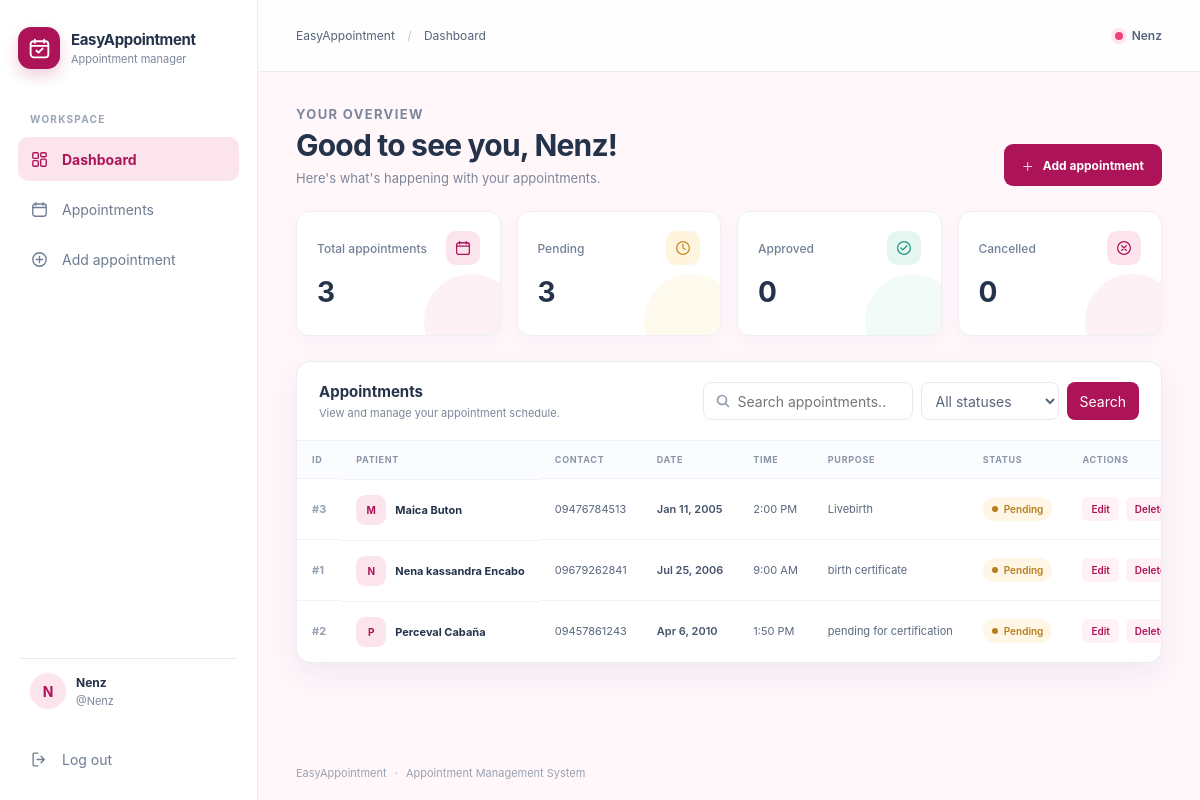
The app's page / (signed in) with its own data.
### my_app/models.py (models this page shows, shortened)
class Appointment(models.Model):
    appointment_id = models.AutoField(primary_key=True)
    patient_name = models.CharField(max_length=100)
    contact_number = models.CharField(max_length=20)
    appointment_date = models.DateField()
    appointment_time = models.TimeField()
    purpose = models.CharField(max_length=255)
    STATUS_CHOICES = [
        ('Pending', 'Pending'),
        ('Confirmed', 'Confirmed'),
        ('Completed', 'Completed'),
        ('Cancelled', 'Cancelled'),
    ]
    status = models.CharField(
        max_length=20,
        choices=STATUS_CHOICES,
        default='Pending'
    )

### my_app/views.py (the view, shortened to what this page needs)
# urls.py: path('', views.appointment_list, name='appointment_list'),
@login_required
def appointment_list(request: HttpRequest) -> HttpResponse:
    all_appointments = Appointment.objects.all()
    status_counts = all_appointments.aggregate(
        total=Count('appointment_id'),
        pending=Count('appointment_id', filter=Q(status='Pending')),
        approved=Count('appointment_id', filter=Q(status='Confirmed')),
        cancelled=Count('appointment_id', filter=Q(status='Cancelled')),
    )
    appointments = all_appointments
    query = request.GET.get('q', '').strip()
    status = request.GET.get('status', '')
    valid_statuses = {value for value, _label in Appointment.STATUS_CHOICES}
    if status in valid_statuses:
        appointments = appointments.filter(status=status)
    return render(request, 'dashboard.html', {
        'appointments': appointments.order_by('appointment_date', 'appointment_time'),
        'status_choices': Appointment.STATUS_CHOICES,
        'search_query': query,
        'selected_status': status,
        **status_counts,
    })

### templates/dashboard.html (shortened to what this page needs)
{% extends "base.html" %}
{% block breadcrumb %}Dashboard{% endblock %}
{% block content %}
<section aria-labelledby="dashboard-title">
    <div class="page-heading">
        <div>
            <p class="eyebrow">YOUR OVERVIEW</p>
            <h1 id="dashboard-title">Good to see you, {{ user.first_name|default:user.username }}!</h1>
            <p>Here's what's happening with your appointments.</p>
        </div>
        <a class="button button-primary" href="{% url 'appointment_create' %}"><span aria-hidden="true">＋</span> Add appointment</a>
    </div>
    <div class="stats-grid" aria-label="Appointment summary">
        <article class="stat-card stat-total">
            <div class="stat-top"><span class="stat-label">Total appointments</span><span class="stat-icon" aria-hidden="true"><svg viewBox="0 0 24 24"><rect x="3.5" y="5" width="17" height="15.5" rx="3"/><path d="M7.5 3.5v3M16.5 3.5v3M4 9.5h16"/></svg></span></div>
            <strong class="stat-value">{{ total|default:0 }}</strong>
        </article>
        <article class="stat-card stat-pending">
            <div class="stat-top"><span class="stat-label">Pending</span><span class="stat-icon" aria-hidden="true"><svg viewBox="0 0 24 24"><circle cx="12" cy="12" r="8.5"/><path d="M12 7v5l3 2"/></svg></span></div>
            <strong class="stat-value">{{ pending|default:0 }}</strong>
        </article>
        <article class="stat-card stat-approved">
            <div class="stat-top"><span class="stat-label">Approved</span><span class="stat-icon" aria-hidden="true"><svg viewBox="0 0 24 24"><circle cx="12" cy="12" r="8.5"/><path d="m8 12 2.5 2.5L16 9"/></svg></span></div>
            <strong class="stat-value">{{ approved|default:0 }}</strong>
        </article>
        <article class="stat-card stat-cancelled">
            <div class="stat-top"><span class="stat-label">Cancelled</span><span class="stat-icon" aria-hidden="true"><svg viewBox="0 0 24 24"><circle cx="12" cy="12" r="8.5"/><path d="m9 9 6 6m0-6-6 6"/></svg></span></div>
            <strong class="stat-value">{{ cancelled|default:0 }}</strong>
        </article>
    </div>
    <section class="table-card" id="appointments" aria-labelledby="appointments-title">
        <div class="table-heading">
            <div>
                <h2 id="appointments-title">Appointments</h2>
                <p>View and manage your appointment schedule.</p>
            </div>
            <form method="get" action="{% url 'appointment_list' %}" class="filter-form" role="search">
                <input class="search-field" id="appointment-search" type="search" name="q" placeholder="Search appointments..." value="{{ search_query }}">
                <select class="filter-select" id="status-filter" name="status">
                    <option value="">All statuses</option>
                </select>
                <button class="filter-button" type="submit">Search</button>
            </form>
        </div>
        <div class="table-wrap">
            <table class="appointment-table">
                <thead>
                    <tr>
                        <th scope="col">ID</th>
                        <th scope="col">PATIENT</th>
                        <th scope="col">CONTACT</th>
                        <th scope="col">DATE</th>
                        <th scope="col">TIME</th>
                        <th scope="col">PURPOSE</th>
                        <th scope="col">STATUS</th>
                        <th scope="col">ACTIONS</th>
                    </tr>
                </thead>
                <tbody>
                    {% for appointment in appointments %}
                    <tr>
                        <td class="id-cell">#{{ appointment.pk }}</td>
                        <td class="patient-cell"><span class="patient-avatar">{{ appointment.patient_name|first|upper }}</span>{{ appointment.patient_name }}</td>
                        <td>{{ appointment.contact_number }}</td>
                        <td><span class="date-main">{{ appointment.appointment_date|date:"M j, Y" }}</span></td>
                        <td>{{ appointment.appointment_time|time:"g:i A" }}</td>
                        <td>{{ appointment.purpose }}</td>
                        <td><span class="status-badge status-{{ appointment.status|lower }}">{% if appointment.status == 'Confirmed' %}Approved{% else %}{{ appointment.get_status_display }}{% endif %}</span></td>
                        <td>
                            <div class="actions-cell">
                                <a class="action-link" href="{% url 'appointment_update' id=appointment.pk %}" aria-label="Edit appointment #{{ appointment.pk }}">Edit</a>
                                <a class="action-link danger" href="{% url 'appointment_delete' id=appointment.pk %}" aria-label="Delete appointment #{{ appointment.pk }}">Delete</a>
                            </div>
                        </td>
                    </tr>
                    {% endfor %}
                </tbody>
            </table>
        </div>
    </section>
</section>
{% endblock %}

### templates/base.html (shortened to what this page needs)
{% load static %}
<!doctype html>
<html lang="en">
<head>
    <link rel="stylesheet" href="{% static 'css/style.css' %}">
</head>
<body class="{% if user.is_authenticated %}app-page{% else %}auth-page{% endif %}">
    {% if user.is_authenticated %}
    <div class="app-shell">
        <aside class="sidebar" id="sidebar">
            <a class="brand" href="{% url 'appointment_list' %}">
                <span class="brand-mark" aria-hidden="true">
                </span>
                <span class="brand-copy"><strong>EasyAppointment</strong><small>Appointment manager</small></span>
            </a>
            <div class="nav-caption">WORKSPACE</div>
            <nav class="side-nav" aria-label="Main navigation">
                <a class="nav-link {% if request.resolver_match.url_name == 'appointment_list' %}active{% endif %}" href="{% url 'appointment_list' %}">
                    <svg viewBox="0 0 24 24" aria-hidden="true"><rect x="3.5" y="3.5" width="7" height="7" rx="1.5"/><rect x="13.5" y="3.5" width="7" height="5" rx="1.5"/><rect x="13.5" y="11.5" width="7" height="9" rx="1.5"/><rect x="3.5" y="13.5" width="7" height="7" rx="1.5"/></svg>
                    Dashboard
                </a>
                <a class="nav-link {% if request.resolver_match.url_name == 'appointment_list' %}sub-active{% endif %}" href="{% url 'appointment_list' %}#appointments">
                    <svg viewBox="0 0 24 24" aria-hidden="true"><rect x="3.5" y="5" width="17" height="15.5" rx="3"/><path d="M7.5 3.5v3M16.5 3.5v3M4 9.5h16"/></svg>
                    Appointments
                </a>
                <a class="nav-link {% if request.resolver_match.url_name == 'appointment_create' %}active{% endif %}" href="{% url 'appointment_create' %}">
                    <svg viewBox="0 0 24 24" aria-hidden="true"><circle cx="12" cy="12" r="8.5"/><path d="M12 8v8M8 12h8"/></svg>
                    Add appointment
                </a>
            </nav>
            <div class="sidebar-bottom">
                <div class="profile-card">
                    <span class="avatar">{{ user.username|first|upper }}</span>
                    <span class="profile-copy"><strong>{{ user.get_full_name|default:user.username }}</strong><small>@{{ user.username }}</small></span>
                </div>
                <form method="post" action="{% url 'logout' %}">
                    <button class="nav-link logout-link" type="submit">
                        <svg viewBox="0 0 24 24" aria-hidden="true"><path d="M10 4H5.5A1.5 1.5 0 0 0 4 5.5v13A1.5 1.5 0 0 0 5.5 20H10M14 16l4-4-4-4M18 12H9"/></svg>
                        Log out
                    </button>
                </form>
            </div>
        </aside>
        <div class="main-column">
            <header class="topbar">
                <div class="topbar-label">EasyAppointment <span>/</span> {% block breadcrumb %}Workspace{% endblock %}</div>
                <div class="topbar-user"><span class="online-dot"></span>{{ user.get_short_name|default:user.username }}</div>
            </header>
            <main class="page-content">
                {% block content %}{% endblock %}
            </main>
            <footer class="footer">EasyAppointment <span>·</span> Appointment Management System</footer>
        </div>
    </div>
    {% else %}
    <main class="auth-main">
        {% include "partials/messages.html" %}
        {% block auth_content %}{% endblock %}
    </main>
    {% endif %}
</body>
</html>

### records on screen
Appointment: pk "3", patient_name|first "M", patient_name "Maica Buton", contact_number "09476784513", appointment_date "Jan 11, 2005", appointment_time "2:00 PM", purpose "Livebirth", status "Pending"
Appointment: pk "1", patient_name|first "N", patient_name "Nena kassandra Encabo", contact_number "09679262841", appointment_date "Jul 25, 2006", appointment_time "9:00 AM", purpose "birth certificate", status "Pending"
Appointment: pk "2", patient_name|first "P", patient_name "Perceval Cabaña", contact_number "09457861243", appointment_date "Apr 6, 2010", appointment_time "1:50 PM", purpose "pending for certification", status "Pending"

### other values on screen
{{ user.username|first|upper }} "N"
{{ user.get_full_name|default:user.username }} "Nenz"
{{ user.username }} "Nenz"
{{ user.get_short_name|default:user.username }} "Nenz"
{{ user.first_name|default:user.username }} "Nenz"
{{ total|default:0 }} "3"
{{ pending|default:0 }} "3"
{{ approved|default:0 }} "0"
{{ cancelled|default:0 }} "0"
